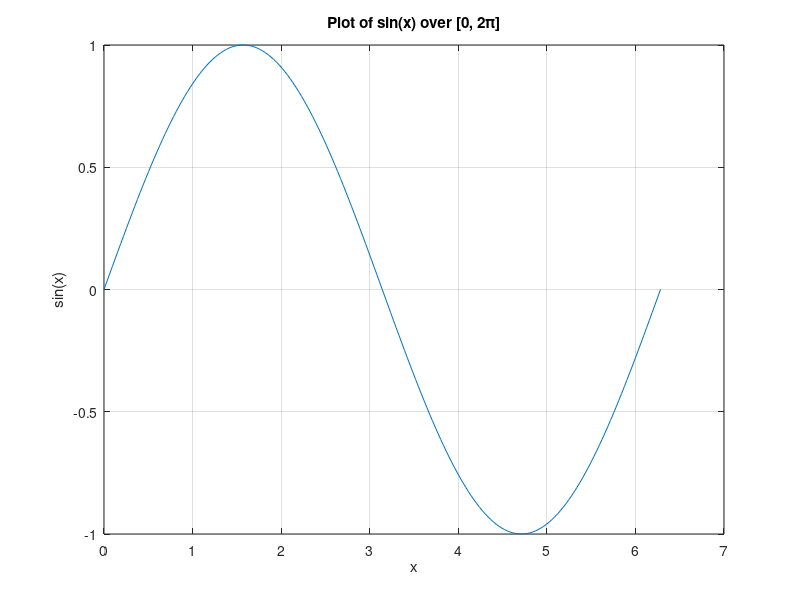

Reproduce this figure in MATLAB.
%% =========================================================================
% Script: plot_sine_example.m
%
% Description:
%   This script demonstrates how to generate and plot a sine function 
%   over the interval [0, 2*pi]. The interval is discretized with a 
%   step size of pi/100, resulting in vectors for both x and y.
%
% Variables:
%   x : 1xN double vector
%       Discretized points in the interval [0, 2*pi] with step pi/100.
%
%   y : 1xN double vector
%       Sine values corresponding to each element of x.
%
% Usage:
%   Simply run the script in MATLAB:
%       >> plot_sine_example
%
% Reference:
%   MATLAB documentation for plotting:
%   https://fr.mathworks.com/help/matlab/ref/plot.html
%
% =========================================================================

%% Step 1: Define x values
x = 0:pi/100:2*pi;
% x is a 1xN = 1x201 vector over [0, 2*pi] with step pi/100

%% Step 2: Compute sine values
y = sin(x);
% y is a 1xN = 1x201 vector containing sin(x) for each element of x

%% Step 3: Plot the sine function
plot(x, y)
xlabel('x')
ylabel('sin(x)')
title('Plot of sin(x) over [0, 2\pi]')
grid on
